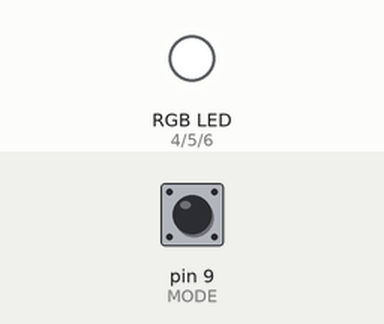
Recording of a sketch running on a simulated Arduino Uno, built with avr-gcc and run on an emulated ATmega328P. On the bench: an RGB LED mixed from three pins (HIGH = lit). The inputs (shaded band) are chosen by the test bench; at power-on: pin 9 (MODE) HIGH. Random numbers use the default seed unless the sketch sets one. At 15.6 s the program stops and its outputs stay as they are.

Above: at 0.1 s.
Timing chart, 0 to 1.6 s (numbered marks = the images above):
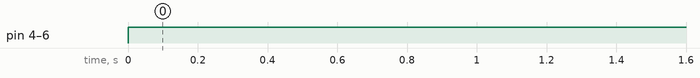

Measured:
- by itself, pin 4 (R_CHANNEL), pin 5 (G_CHANNEL), pin 6 (B_CHANNEL): LOW → HIGH at 0.00 s

The sketch:

interactive_drum_table.ino
```cpp
// (licence header left out)
// Analog Inputs
const byte R = A0;
const byte G = A1;
const byte B = A2;
const byte S = A3;

// PWM Outputs
const byte R_CHANNEL = 4;
const byte G_CHANNEL = 5;
const byte B_CHANNEL = 6;

// Digital Input
const byte MODE = 9;

// References
byte C_MODE = 0;

void setup(){
  // potentiometers
  pinMode(R, INPUT);
  pinMode(G, INPUT);
  pinMode(B, INPUT);
  pinMode(S, INPUT);

  // switch
  pinMode(MODE, INPUT);

  // RGB color channels
  pinMode(R_CHANNEL, OUTPUT);
  pinMode(G_CHANNEL, OUTPUT);
  pinMode(B_CHANNEL, OUTPUT);

  // Initialize pseudo-random number generator
  randomSeed(7);
}

void loop(){
  C_MODE = digitalRead(MODE);

  if(C_MODE==0){
    colorMix();
  }else{
    autoFade();
  }
}

void colorMix(){
  digitalWrite(R_CHANNEL, map(analogRead(R), 0, 1024, 0, 255));
  digitalWrite(G_CHANNEL, map(analogRead(G), 0, 1024, 0, 255));
  digitalWrite(B_CHANNEL, map(analogRead(B), 0, 1024, 0, 255));
  return;
}

void autoFade(){
  int speed = map(analogRead(S), 0, 1024, 1000, 20000);

  byte ran_r = random(0, 256);
  byte ran_g = random(0, 256);
  byte ran_b = random(0, 256);

  for(byte val = 0; val < 255; val++){
    digitalWrite(R_CHANNEL, ran_r);
    digitalWrite(G_CHANNEL, ran_g);
    digitalWrite(B_CHANNEL, ran_b);
    delay(20);
  }

  delay(speed);

  for(byte val = 0; val >= 0; val--){
    digitalWrite(R_CHANNEL, ran_r);
    digitalWrite(G_CHANNEL, ran_g);
    digitalWrite(B_CHANNEL, ran_b);
    delay(20);
  }

  delay(50);
  return;
}
```
